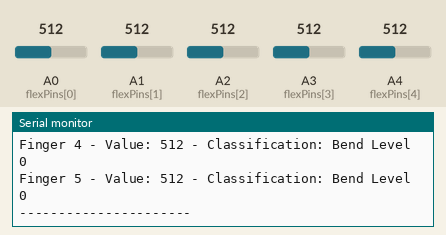
Recording of a sketch running on a simulated Arduino Uno, built with avr-gcc and run on an emulated ATmega328P. On the bench: the last lines printed to the serial monitor. The inputs (shaded band) are chosen by the test bench; at power-on: A0 (flexPins[0]) = 512, A1 (flexPins[1]) = 512, A2 (flexPins[2]) = 512, A3 (flexPins[3]) = 512, A4 (flexPins[4]) = 512.

Above: at 1.2 s.
1.3 s: A0 (flexPins[0]) set to 108
At 1.34 s:
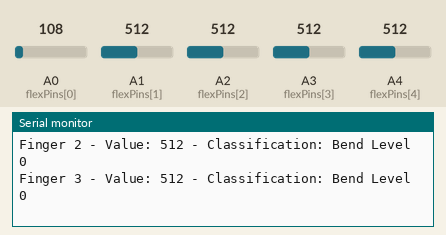
4.3 s: A0 (flexPins[0]) set to 90
At 4.35 s:
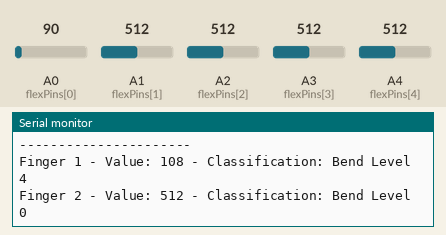
7.3 s: A1 (flexPins[1]) set to 105
At 7.39 s:
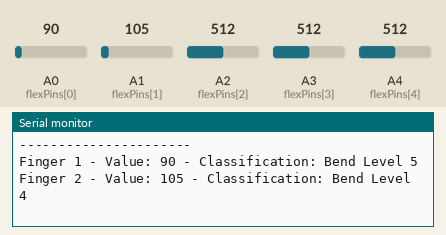
10.3 s: A1 (flexPins[1]) set to 88
At 10.3 s:
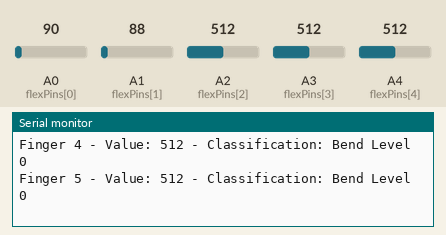
Timing chart, 0 to 13.3 s (numbered marks = the images above; inputs shaded):
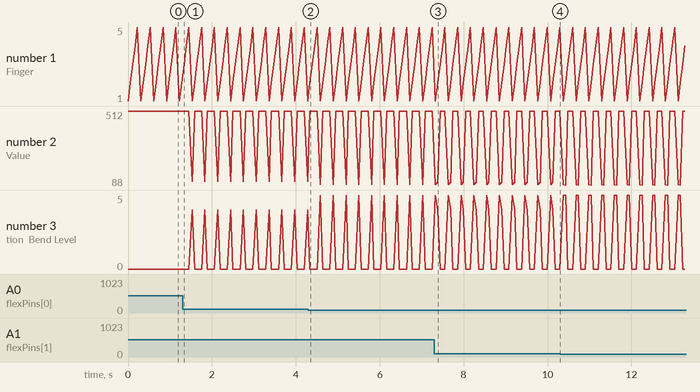

Measured:
- after the input at 7.3 s, the serial monitor: prints a new line after 0.08 s (image 3)
- plotted number 2: 512 → 108 after the input at 1.3 s

The sketch:

FlexSensorsValueTest.ino
```cpp
const int flexPins[5] = {A0, A1, A2, A3, A4};
const int minBendLevel0 = 500;
const int minBendLevel1 = 350;
const int minBendLevel2 = 250;
const int minBendLevel3 = 170;
const int minBendLevel4 = 100;
const int minBendLevel5 = 0;

void setup() {
    Serial.begin(9600); // Start serial communication
}

String classifyFingerPosition(int flexValue) {
    if (flexValue > minBendLevel0) return "Bend Level 0";
    else if (flexValue > minBendLevel1) return "Bend Level 1";
    else if (flexValue > minBendLevel2) return "Bend Level 2";
    else if (flexValue > minBendLevel3) return "Bend Level 3";
    else if (flexValue > minBendLevel4) return "Bend Level 4";
    else if (flexValue > minBendLevel5) return "Bend Level 5";
    else return "ERROR!!!    ";
}

void loop() {
    for (int i = 0; i < 5; i++) {
        int flexValue = analogRead(flexPins[i]);
        Serial.print("Finger "); Serial.print(i + 1);
        Serial.print(" - Value: "); Serial.print(flexValue);
        Serial.print(" - Classification: "); Serial.println(classifyFingerPosition(flexValue));
    }
    Serial.println("----------------------");
    delay(15); // Delay for readability
}
```
